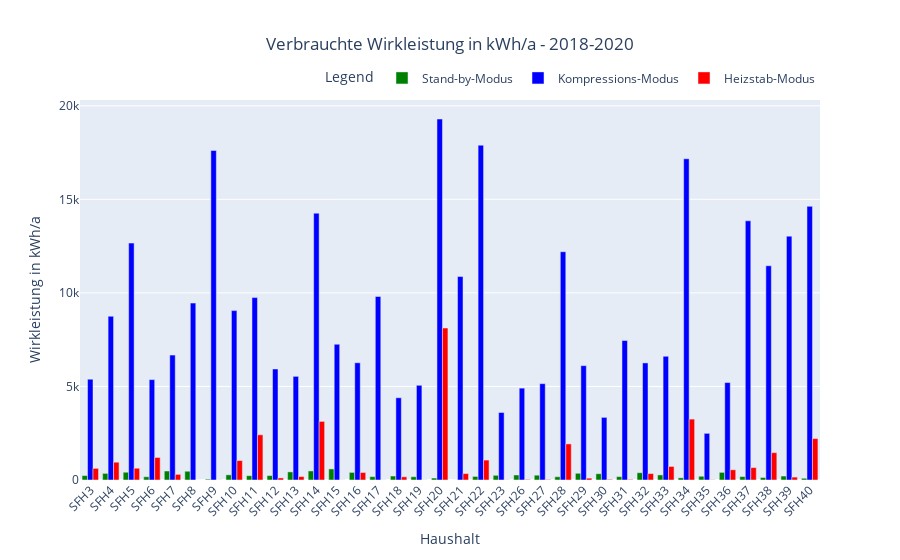

Here is the notebook cell this chart was saved with:
### Code cell
##########
#only for columns as index 
def check_operation_mode(x):
    if x < 100:
        return 1
    elif (x > 100) & (x < 4000):
        return 2
    elif x >=4000:
        return 3
    else:
        return 0
    
df_result = load_dict['SFH10']['index'].to_frame()
for df in load_dict:
    load_dict[df][df] = load_dict[df]['P_TOT'].apply(check_operation_mode)
    df_result = pd.concat([df_result, load_dict[df][df]], axis=1)
df_result.set_index('index', inplace=True)
##########

sorted_columns = sorted(df_result.columns, key=lambda x: int(x.replace("SFH", "")))
df_consumptions = pd.DataFrame(index=sorted_columns, columns=['Standby', 'Kompressions-Modus', 'Heizstab-Modus'])

for index in sorted_columns:
    df_house = load_dict[index].set_index('index')['P_TOT'].to_frame().fillna(0)
    df_house.index = pd.to_datetime(df_house.index, unit='s')
    df_house = df_house.resample('H').mean()
    df_consumptions.loc[index]['Standby'] = df_house[df_house['P_TOT']<100]['P_TOT'].sum()
    df_consumptions.loc[index]['Kompressions-Modus'] = df_house[(df_house['P_TOT']>100)&(df_house['P_TOT']<4000)]['P_TOT'].sum()
    df_consumptions.loc[index]['Heizstab-Modus'] = df_house[df_house['P_TOT']>=4000]['P_TOT'].sum()

for column in df_consumptions.columns:
    df_consumptions[column] = df_consumptions[column]/1000
df_consumptions.head()
plot_consumtion_type_histo(df_consumptions, '2018-2020')

### Figure 1 — Plotly figure (JSON) as saved in the notebook; plotly's stock layout.template omitted (floating-point values rounded to 4 significant figures)
{"data": [{"marker": {"color": "green"}, "name": "Stand-by-Modus", "type": "bar", "x": ["SFH3", "SFH4", "SFH5", "SFH6", "SFH7", "SFH8", "SFH9", "SFH10", "SFH11", "SFH12", "SFH13", "SFH14", "SFH15", "SFH16", "SFH17", "SFH18", "SFH19", "SFH20", "SFH21", "SFH22", "SFH23", "SFH26", "SFH27", "SFH28", "SFH29", "SFH30", "SFH31", "SFH32", "SFH33", "SFH34", "SFH35", "SFH36", "SFH37", "SFH38", "SFH39", "SFH40"], "y": [237.3, 354.0, 415.6, 173.6, 481.1, 469.0, 43.66, 276.9, 229.7, 235.8, 433.3, 484.6, 591.9, 406.2, 179.6, 213.4, 175.7, 105.0, 0.06603, 191.8, 250.7, 268.9, 257.1, 174.8, 359.8, 336.2, 180.3, 389.9, 272.1, 115.7, 201.0, 408.8, 185.6, 135.0, 212.1, 92.96]}, {"marker": {"color": "blue"}, "name": "Kompressions-Modus", "type": "bar", "x": ["SFH3", "SFH4", "SFH5", "SFH6", "SFH7", "SFH8", "SFH9", "SFH10", "SFH11", "SFH12", "SFH13", "SFH14", "SFH15", "SFH16", "SFH17", "SFH18", "SFH19", "SFH20", "SFH21", "SFH22", "SFH23", "SFH26", "SFH27", "SFH28", "SFH29", "SFH30", "SFH31", "SFH32", "SFH33", "SFH34", "SFH35", "SFH36", "SFH37", "SFH38", "SFH39", "SFH40"], "y": [5386.0, 8751.0, 12660.0, 5365.0, 6678.0, 9455.0, 17610.0, 9052.0, 9748.0, 5933.0, 5539.0, 14260.0, 7254.0, 6265.0, 9807.0, 4396.0, 5061.0, 19290.0, 10870.0, 17890.0, 3607.0, 4909.0, 5149.0, 12200.0, 6111.0, 3346.0, 7453.0, 6257.0, 6612.0, 17170.0, 2494.0, 5207.0, 13850.0, 11450.0, 13030.0, 14630.0]}, {"marker": {"color": "red"}, "name": "Heizstab-Modus", "type": "bar", "x": ["SFH3", "SFH4", "SFH5", "SFH6", "SFH7", "SFH8", "SFH9", "SFH10", "SFH11", "SFH12", "SFH13", "SFH14", "SFH15", "SFH16", "SFH17", "SFH18", "SFH19", "SFH20", "SFH21", "SFH22", "SFH23", "SFH26", "SFH27", "SFH28", "SFH29", "SFH30", "SFH31", "SFH32", "SFH33", "SFH34", "SFH35", "SFH36", "SFH37", "SFH38", "SFH39", "SFH40"], "y": [621.7, 951.9, 629.7, 1204.0, 301.6, 0, 4.697, 1039.0, 2415.0, 110.8, 182.5, 3132.0, 4.047, 401.6, 4.446, 170.6, 4.618, 8122.0, 343.2, 1065.0, 8.184, 28.94, 25.05, 1929.0, 98.96, 31.91, 28.74, 342.3, 724.6, 3255.0, 11.53, 546.6, 663.3, 1461.0, 156.1, 2212.0]}], "layout": {"barmode": "group", "legend": {"orientation": "h", "title": {"text": "Legend"}, "x": 1, "xanchor": "right", "y": 1.02, "yanchor": "bottom"}, "title": {"text": "Verbrauchte Wirkleistung in kWh/a - 2018-2020", "x": 0.5}, "xaxis": {"tickangle": -45, "title": {"text": "Haushalt"}}, "yaxis": {"title": {"text": "Wirkleistung in kWh/a"}}}}
